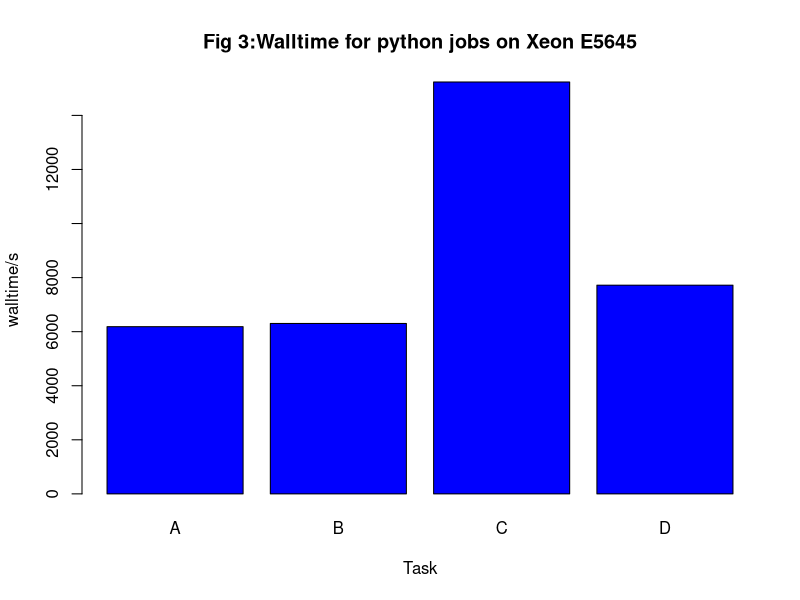

Here is the R script that generated this plot:
H <-c(6185,6304,15236,7721)
N <- c("A", "B", "C", "D")

png(file = "dn.png")

barplot(H, names.arg= N, xlab = "Task", ylab = "walltime/s", col="blue", main = "Fig 3:Walltime for python jobs on Xeon E5645", border="black")

dev.off()
